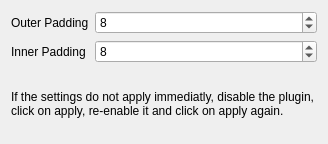
<?xml version="1.0" encoding="UTF-8"?>
<ui version="4.0">
 <class>KWin::RectangleConfigForm</class>
 <widget class="QWidget" name="KWin::RectangleConfigForm">
  <property name="geometry">
   <rect>
    <x>0</x>
    <y>0</y>
    <width>328</width>
    <height>144</height>
   </rect>
  </property>
  <property name="windowTitle">
   <string>Rectangle</string>
  </property>
  <layout class="QGridLayout" name="gridLayout">
   <item row="2" column="0" colspan="2">
    <layout class="QFormLayout" name="formLayout_2">
     <item row="0" column="1">
      <widget class="QSpinBox" name="kcfg_OuterPadding">
       <property name="value">
        <number>8</number>
       </property>
      </widget>
     </item>
     <item row="0" column="0">
      <widget class="QLabel" name="label_2">
       <property name="text">
        <string>Outer Padding</string>
       </property>
      </widget>
     </item>
     <item row="1" column="1">
      <widget class="QSpinBox" name="kcfg_InnerPadding">
       <property name="value">
        <number>8</number>
       </property>
      </widget>
     </item>
     <item row="1" column="0">
      <widget class="QLabel" name="label">
       <property name="text">
        <string>Inner Padding</string>
       </property>
      </widget>
     </item>
    </layout>
   </item>
   <item row="3" column="0" colspan="2">
    <widget class="QLabel" name="label_3">
     <property name="text">
      <string>If the settings do not apply immediatly, disable the plugin, click on apply, re-enable it and click on apply again.</string>
     </property>
     <property name="wordWrap">
      <bool>true</bool>
     </property>
    </widget>
   </item>
  </layout>
 </widget>
 <resources/>
 <connections/>
</ui>
